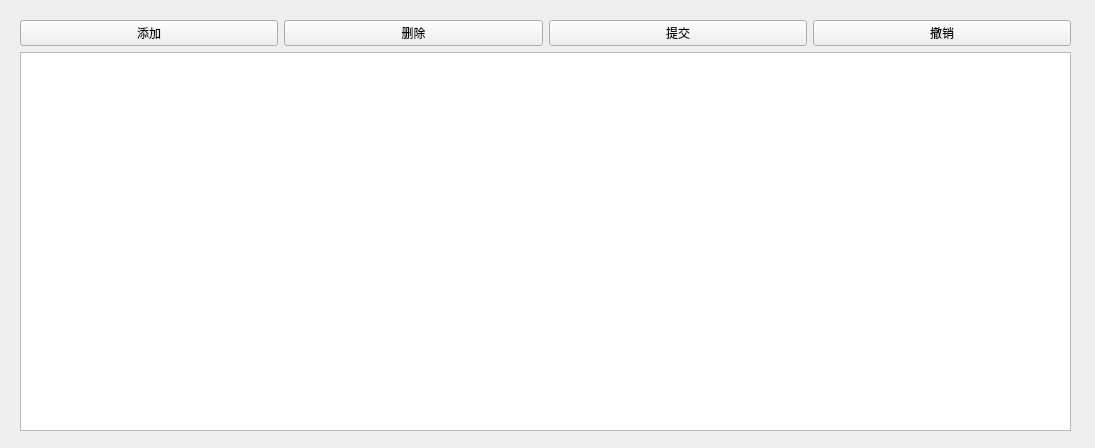
<?xml version="1.0" encoding="UTF-8"?>
<ui version="4.0">
 <class>SerialWidget</class>
 <widget class="QWidget" name="SerialWidget">
  <property name="geometry">
   <rect>
    <x>0</x>
    <y>0</y>
    <width>1095</width>
    <height>448</height>
   </rect>
  </property>
  <property name="windowTitle">
   <string>Form</string>
  </property>
  <widget class="QWidget" name="">
   <property name="geometry">
    <rect>
     <x>20</x>
     <y>20</y>
     <width>1051</width>
     <height>411</height>
    </rect>
   </property>
   <layout class="QGridLayout" name="gridLayout">
    <item row="0" column="0">
     <layout class="QHBoxLayout" name="horizontalLayout">
      <item>
       <widget class="QPushButton" name="addSerialBtn">
        <property name="text">
         <string>添加</string>
        </property>
       </widget>
      </item>
      <item>
       <widget class="QPushButton" name="delSerialBtn">
        <property name="text">
         <string>删除</string>
        </property>
       </widget>
      </item>
      <item>
       <widget class="QPushButton" name="pushButton_3">
        <property name="text">
         <string>提交</string>
        </property>
       </widget>
      </item>
      <item>
       <widget class="QPushButton" name="pushButton">
        <property name="text">
         <string>撤销</string>
        </property>
       </widget>
      </item>
     </layout>
    </item>
    <item row="1" column="0">
     <widget class="QTableView" name="serialTableView">
      <property name="gridStyle">
       <enum>Qt::SolidLine</enum>
      </property>
      <property name="sortingEnabled">
       <bool>false</bool>
      </property>
     </widget>
    </item>
   </layout>
  </widget>
 </widget>
 <resources/>
 <connections/>
</ui>
